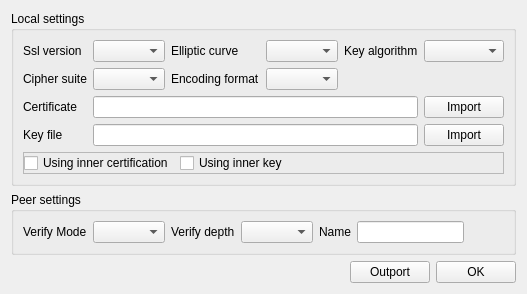
<?xml version="1.0" encoding="UTF-8"?>
<ui version="4.0">
 <class>SAKDebugPageCommonSslConfigurationWidget</class>
 <widget class="QWidget" name="SAKDebugPageCommonSslConfigurationWidget">
  <property name="geometry">
   <rect>
    <x>0</x>
    <y>0</y>
    <width>521</width>
    <height>269</height>
   </rect>
  </property>
  <property name="windowTitle">
   <string>Ssl configuration</string>
  </property>
  <layout class="QGridLayout" name="gridLayout">
   <item row="2" column="2">
    <widget class="QPushButton" name="pushButton_4">
     <property name="text">
      <string>OK</string>
     </property>
    </widget>
   </item>
   <item row="2" column="0">
    <spacer name="horizontalSpacer">
     <property name="orientation">
      <enum>Qt::Horizontal</enum>
     </property>
     <property name="sizeHint" stdset="0">
      <size>
       <width>40</width>
       <height>20</height>
      </size>
     </property>
    </spacer>
   </item>
   <item row="2" column="1">
    <widget class="QPushButton" name="pushButton_5">
     <property name="toolTip">
      <string>Outport inner certificate and key</string>
     </property>
     <property name="text">
      <string>Outport</string>
     </property>
    </widget>
   </item>
   <item row="1" column="0" colspan="3">
    <widget class="QGroupBox" name="groupBox_2">
     <property name="title">
      <string>Peer settings</string>
     </property>
     <layout class="QGridLayout" name="gridLayout_3">
      <item row="0" column="0">
       <widget class="QLabel" name="label_9">
        <property name="text">
         <string>Verify Mode</string>
        </property>
       </widget>
      </item>
      <item row="0" column="1">
       <widget class="QComboBox" name="comboBox_7"/>
      </item>
      <item row="0" column="3">
       <widget class="QComboBox" name="comboBox"/>
      </item>
      <item row="0" column="4">
       <widget class="QLabel" name="label_10">
        <property name="text">
         <string>Name</string>
        </property>
       </widget>
      </item>
      <item row="0" column="6">
       <spacer name="horizontalSpacer_2">
        <property name="orientation">
         <enum>Qt::Horizontal</enum>
        </property>
        <property name="sizeHint" stdset="0">
         <size>
          <width>40</width>
          <height>20</height>
         </size>
        </property>
       </spacer>
      </item>
      <item row="0" column="2">
       <widget class="QLabel" name="label_4">
        <property name="text">
         <string>Verify depth</string>
        </property>
       </widget>
      </item>
      <item row="0" column="5">
       <widget class="QLineEdit" name="lineEdit_3"/>
      </item>
     </layout>
    </widget>
   </item>
   <item row="0" column="0" colspan="3">
    <widget class="QGroupBox" name="groupBox">
     <property name="title">
      <string>Local settings</string>
     </property>
     <layout class="QGridLayout" name="gridLayout_2">
      <item row="0" column="5">
       <widget class="QComboBox" name="comboBox_5"/>
      </item>
      <item row="0" column="1">
       <widget class="QComboBox" name="comboBox_3"/>
      </item>
      <item row="1" column="2">
       <widget class="QLabel" name="label_5">
        <property name="text">
         <string>Encoding format</string>
        </property>
       </widget>
      </item>
      <item row="3" column="1" colspan="4">
       <widget class="QLineEdit" name="lineEdit">
        <property name="readOnly">
         <bool>true</bool>
        </property>
       </widget>
      </item>
      <item row="0" column="0">
       <widget class="QLabel" name="label">
        <property name="text">
         <string>Ssl version</string>
        </property>
       </widget>
      </item>
      <item row="0" column="2">
       <widget class="QLabel" name="label_3">
        <property name="text">
         <string>Elliptic curve</string>
        </property>
       </widget>
      </item>
      <item row="0" column="3">
       <widget class="QComboBox" name="comboBox_2"/>
      </item>
      <item row="2" column="1" colspan="4">
       <widget class="QLineEdit" name="lineEdit_2">
        <property name="readOnly">
         <bool>true</bool>
        </property>
       </widget>
      </item>
      <item row="2" column="0">
       <widget class="QLabel" name="label_7">
        <property name="text">
         <string>Certificate</string>
        </property>
       </widget>
      </item>
      <item row="3" column="0">
       <widget class="QLabel" name="label_8">
        <property name="text">
         <string>Key file</string>
        </property>
       </widget>
      </item>
      <item row="0" column="4">
       <widget class="QLabel" name="label_6">
        <property name="text">
         <string>Key algorithm</string>
        </property>
       </widget>
      </item>
      <item row="1" column="1">
       <widget class="QComboBox" name="comboBox_6"/>
      </item>
      <item row="2" column="5">
       <widget class="QPushButton" name="pushButton_2">
        <property name="text">
         <string>Import</string>
        </property>
       </widget>
      </item>
      <item row="1" column="3">
       <widget class="QComboBox" name="comboBox_4"/>
      </item>
      <item row="3" column="5">
       <widget class="QPushButton" name="pushButton_3">
        <property name="text">
         <string>Import</string>
        </property>
       </widget>
      </item>
      <item row="1" column="0">
       <widget class="QLabel" name="label_2">
        <property name="text">
         <string>Cipher suite</string>
        </property>
       </widget>
      </item>
      <item row="4" column="0" colspan="6">
       <widget class="QFrame" name="frame">
        <property name="styleSheet">
         <string notr="true"/>
        </property>
        <property name="frameShape">
         <enum>QFrame::StyledPanel</enum>
        </property>
        <property name="frameShadow">
         <enum>QFrame::Raised</enum>
        </property>
        <layout class="QGridLayout" name="gridLayout_4">
         <property name="leftMargin">
          <number>0</number>
         </property>
         <property name="topMargin">
          <number>0</number>
         </property>
         <property name="rightMargin">
          <number>0</number>
         </property>
         <property name="bottomMargin">
          <number>0</number>
         </property>
         <item row="0" column="2">
          <spacer name="horizontalSpacer_3">
           <property name="orientation">
            <enum>Qt::Horizontal</enum>
           </property>
           <property name="sizeHint" stdset="0">
            <size>
             <width>40</width>
             <height>20</height>
            </size>
           </property>
          </spacer>
         </item>
         <item row="0" column="0">
          <widget class="QCheckBox" name="checkBox">
           <property name="text">
            <string>Using inner certification</string>
           </property>
          </widget>
         </item>
         <item row="0" column="1">
          <widget class="QCheckBox" name="checkBox_2">
           <property name="text">
            <string>Using inner key</string>
           </property>
          </widget>
         </item>
        </layout>
       </widget>
      </item>
     </layout>
    </widget>
   </item>
  </layout>
 </widget>
 <resources/>
 <connections/>
</ui>
